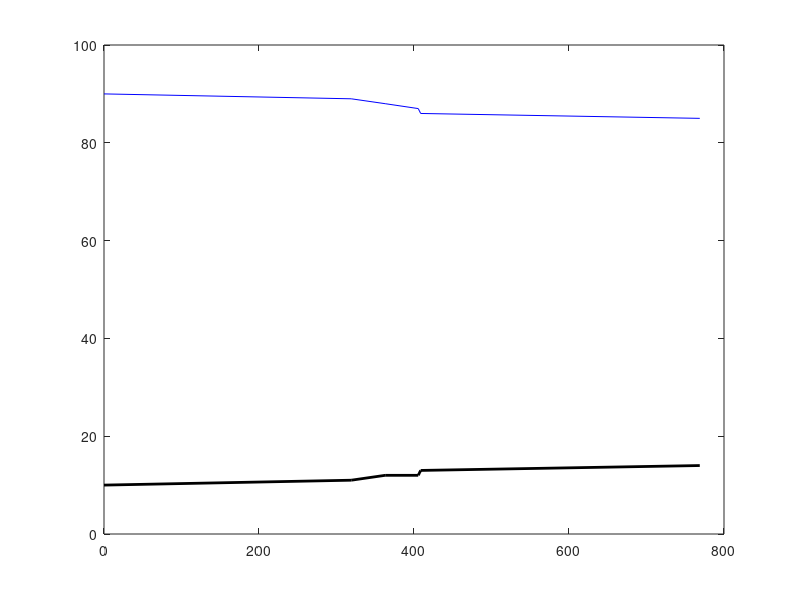

Source code (MATLAB):
function Multiscale_hybrid_1()

% For 'Multiscale_hybrid_1', we assume that the within-host subsystem has
% reached its steady states, i.e. we have constant W-H subsystem. 

clc
clear

[~, ~, T_realtime, infect_timepoint] = CTMC_BH_driver(); 
% Note that 'infect_timepoint' is an array recording the timestamp where a
% new infection happens. 

% Parameter of interest in terms of real time, t: 
THETA_I = zeros(size(T_realtime)) * nan; 

% We firstly assume that our Within-Host subsystem is constant:
[T_SS, ~, V_SS] = const_WH();
%%%%%%%%%%%%%%%%%%%%%%%%%%%%%%%%%%%%%%%%%%%%%%%%%%%%%%%%%%%%%%%%%%%%%%%%%%%
% Interpolation to obatain two piecewise polynomials: 
%[t_WH, T, ~, V] = Determ_WH_driver();
%T_poly = spline(t_WH,T); V_poly = spline(t_WH,V); 
%%% Try linear interpolation as well %%%!!!!!
%%%%%%%%%%%%%%%%%%%%%%%%%%%%%%%%%%%%%%%%%%%%%%%%%%%%%%%%%%%%%%%%%%%%%%%%%%%


for i = 1 : length(T_realtime)
    
    % Record the infectious time length (note that only non-negative
    % numericla entries are corresponeded to the infectious groups: 
    infect_length = ones(length(infect_timepoint), 1) * T_realtime(i) ...
        - infect_timepoint';
    
    % Initialisation: 
    sum_LHS = 0;
    T_sum = 0;
    V_sum = 0;
    num_infectious = 0;
    
    for j = 1 : length(infect_length)
        if infect_length(j) >= 0 % Only those entries make sense
            num_infectious = num_infectious + 1;
            Vj = V_SS; 
            Tj = T_SS;
            %%%%%%%%%%%%%%%%%%%%%%%%%%%%%%%%%%%%%%%%
            %Vj = ppval(V_poly, infect_length(j));
            %Tj = ppval(T_poly, infect_length(j));
            %%%%%%%%%%%%%%%%%%%%%%%%%%%%%%%%%%%%%%%%
            sum_LHS = sum_LHS + Vj * Tj;
            
            T_sum = T_sum + Tj;
            V_sum = V_sum + Vj;
        end
    end
    
    T_ave = T_sum / num_infectious;
    V_ave = V_sum / num_infectious;
    
    
    THETA_I(i) = sum_LHS / (T_ave * V_ave);
end

%plot(T_realtime, THETA_I, 'LineWidth', 1.2); hold on

end


%%%%%%%%%%%%%%%%%%%%%%%%%%%%%%%%%%%%%%%%%%%%%%%%%%%%%%%%%%%%%%%%%%%%%%%%%%%
% Constant Within-Host Subsystem: 
function [T_SS, Tstar_SS, V_SS] = const_WH()

% One can run 'Determ_WH_driver.m' to check that under these values, our
% Within-Host subsystem arrives at a non-virus free equilibrium. 
p = 10 ^ (1);
c = 10 ^ (0);
k = 10 ^ (-7);
Lambda = 10 ^ (10);
mu_c = 10 ^ (-1);
delta_c = 10 ^ (1);

T_SS = (mu_c + delta_c) * c / (p * k);
Tstar_SS = ((Lambda * p * k) / (c * (mu_c + delta_c)) - mu_c) * c / (p * k);
V_SS = ((Lambda * p * k) / (c * (mu_c + delta_c)) - mu_c) / k;


end


%%%%%%%%%%%%%%%%%%%%%%%%%%%%%%%%%%%%%%%%%%%%%%%%%%%%%%%%%%%%%%%%%%%%%%%%%%%
% Between-Host Subsystem (Note that transmission coefficient is proportinoal 
% to viral load times a contant, beta0):
function [S, I, t, infect_timepoint] = CTMC_BH(mu, Lambda, t_end, ...
    population, V_SS)

% CTMS_BH simulation

S = []; S(1) = population - 10;
I = []; I(1) = population - S(1);
t = []; t(1) = 0;
infect_timepoint = [];
for i = 1 : I(1)
    infect_timepoint(i) = 0;
end
index = 1;

% We assume that beta = beta0 * V_SS as presented in the research paper
beta0 = 1 / (10 ^ 15);
% Link the Between Host subsystem to the Within Host subsystem
beta = beta0 * V_SS; 

while t(index) <= t_end
    lambda = beta * I(index) * S(index) + mu * S(index) + mu * I(index) + Lambda;
    Delta_t = TimeStepSize(lambda);
    t(index + 1) = t(index) + Delta_t;
    
    [S, I, infectious_increase, infectious_dies] = EventHappen(lambda, beta, mu, S, I, index);
    
    % records the time stamp where a new infection happens
    if infectious_increase == 1
        infect_timepoint(I(1) + index) = t(index); 
    else
        infect_timepoint(I(1) + index) = nan;
    end
    
    %%%%%%%%%%%%%%%%%%%%%%%%%%%%%%%%%%%%%%%%%%%%%%%%%%%%%%%%%%%%%%%%%%%%%%%%%%%%%%%%%%%%%%%%%%%%%%%%%%%%%%
    % The variable, 'infectious_dies', records the time stamp where an infectius individual decays(/dies)
    % However, how shall we decide which infectious person to be
    % removed from the system????????????????????????????????????????????
    % The below codes randomly select one infectious individual and remote
    % it from the system.
    if infectious_dies == 1
        infectious_people = find(infect_timepoint >= 0); % Indecies of infectious people
        rand_die = randi([1, length(infectious_people)], 1, 1);
        infect_timepoint(infectious_people(rand_die)) = nan;
    end
    %%%%%%%%%%%%%%%%%%%%%%%%%%%%%%%%%%%%%%%%%%%%%%%%%%%%%%%%%%%%%%%%%%%%%%%%%%%%%%%%%%%%%%%%%%%%%%%%%%%%%%
    
    index = index + 1;
 
end

if t(length(t)) > t_end
    t = t(1 : length(t) - 1);
    S = S(1 : length(S) - 1);
    I = I(1 : length(I) - 1);
end

plot_SI(S, I, t)
% legend('S_{CTMC}', 'I_{CTMC}');


end


%%%%%%%%%%%%%%%%%%%%%%%%%%%%%%%%%%%%%%%%%%%%%%%%%%%%%%%%%%%%%%%%%%%%%%%%%%%%%
function Delta_t = TimeStepSize(lambda)

u1 = rand;
Delta_t = -log(u1) / lambda;

end


%%%%%%%%%%%%%%%%%%%%%%%%%%%%%%%%%%%%%%%%%%%%%%%%%%%%%%%%%%%%%%%%%%%%%%%%%%%%%
function [S, I, infectious_increase, infectious_dies] = EventHappen(lambda, beta, mu, S, I, index)

u2 = rand;
p1 = beta * S(index) * I(index) /lambda;
p2 = mu * S(index) / lambda; 
p3 = mu * I(index) / lambda ;

infectious_increase = 0;
infectious_dies = 0;

if u2 >= 0 && u2 < p1 % One person gets infectious
    S(index + 1) = S(index) - 1;
    I(index + 1) = I(index) + 1;
    infectious_increase = 1;
elseif u2 >= p1 && u2 < p1 + p2 % One susceptible dies
    S(index + 1) = S(index) - 1;
    I(index + 1) = I(index);
elseif u2 >= p1 + p2 && u2 < p1 + p2 + p3 % One infectious dies
    S(index + 1) = S(index);
    I(index + 1) = I(index) - 1;
    infectious_dies = 1; 
else % One susceptible enters the population
    S(index + 1) = S(index) + 1;
    I(index + 1) = I(index);
end

end


%%%%%%%%%%%%%%%%%%%%%%%%%%%%%%%%%%%%%%%%%%%%%%%%%%%%%%%%%%%%%%%%%%%%%%%%%%%%%
function plot_SI(S, I, t)
    plot(t, S,'b', t, I, 'k', 'LineWidth', 2); hold on;
end



%%%%%%%%%%%%%%%%%%%%%%%%%%%%%%%%%%%%%%%%%%%%%%%%%%%%%%%%%%%%%%%%%%%%%%%%%%%%%
function [S, I, t, infect_timepoint] = CTMC_BH_driver()

% Initialise the parameters for the Between-Host system:
mu = 10 ^ (-5);
Lambda = 10 ^ (-5);
%t_end = 300; population = 10 ^ (5);
population = 10 ^ (2); t_end = 800;
[~, ~, V_SS] = const_WH();

[S, I, t, infect_timepoint] = CTMC_BH(mu, Lambda, t_end, population, V_SS);

end
